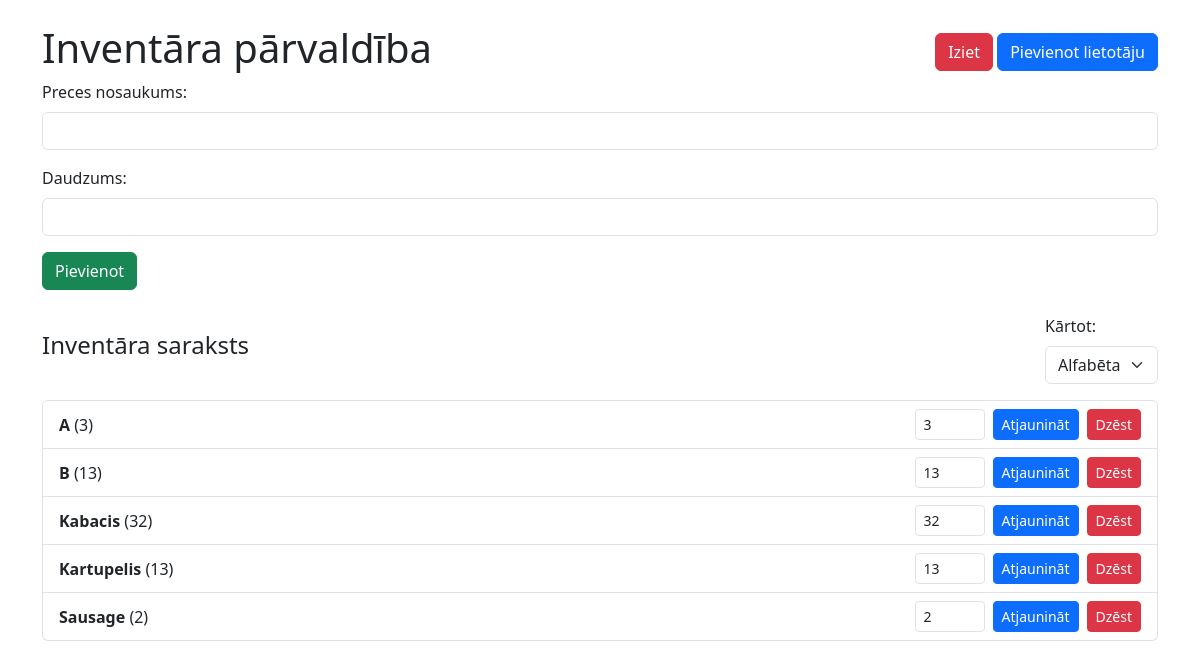
The page /dashboard (signed in) on the database as committed earlier.
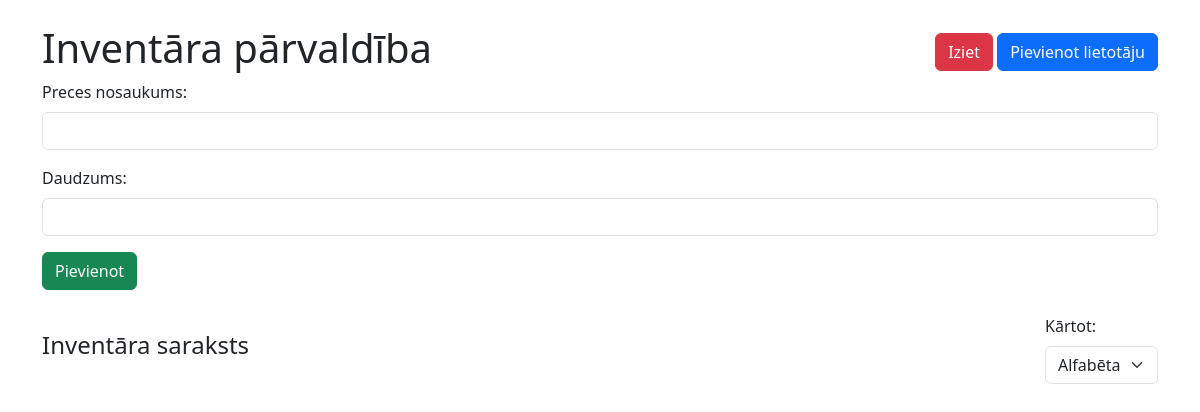
The same page on the database as committed later.
### tables this page shows
CREATE TABLE inventory (
            id INTEGER PRIMARY KEY AUTOINCREMENT,
            name TEXT NOT NULL,
            quantity INTEGER NOT NULL
        );

### app.py (the view)
@app.route('/dashboard')
def dashboard():
    if 'user_id' not in session:
        flash("Jums jāpieslēdzas!", "warning")
        return redirect(url_for('login'))
    admin_status = is_admin(session['user_id'])
    sort_option = request.args.get('sort', 'alphabet')
    conn = get_db_connection()
    if sort_option == 'asc':
        items = conn.execute("SELECT * FROM inventory ORDER BY quantity ASC").fetchall()
    elif sort_option == 'desc':
        items = conn.execute("SELECT * FROM inventory ORDER BY quantity DESC").fetchall()
    else:
        items = conn.execute("SELECT * FROM inventory ORDER BY name ASC").fetchall()
    conn.close()
    return render_template('dashboard.html', items=items, is_admin=admin_status)

### app.py (called while the page is built)
def get_db_connection():
    conn = sqlite3.connect('database.db')
    conn.row_factory = sqlite3.Row
    return conn

def is_admin(user_id):
    conn = get_db_connection()
    cursor = conn.cursor()
    cursor.execute("SELECT * FROM users WHERE id = ?", (user_id,))
    user = cursor.fetchone()
    conn.close()
    return user['is_admin'] == 1

@app.before_request
def check_session_timeout():
    session.modified = True  # Updates session timer on user activity
    if 'user_id' not in session:
        if request.endpoint not in ['login', 'static']:
            return redirect(url_for('login'))

### templates/dashboard.html (shortened to what this page needs)
<!DOCTYPE html>
<html lang="lv">
<head>
    <link rel="stylesheet" href="https://cdn.jsdelivr.net/npm/bootstrap@5.3.0/dist/css/bootstrap.min.css">
</head>
<body class="container mt-4">
    <header class="d-flex justify-content-between align-items-center">
        <h1>Inventāra pārvaldība</h1>
        <div class="header-right">
            {% if session['user_id'] %}
                <a href="{{ url_for('logout') }}" class="btn btn-danger">Iziet</a>
                {% if is_admin %}
                    <a href="{{ url_for('add_user') }}" class="btn btn-primary">Pievienot lietotāju</a>
                {% endif %}
            {% endif %}
        </div>
    </header>
    <form action="{{ url_for('add_item') }}?sort={{ request.args.get('sort', 'alphabet') }}" method="POST" class="mb-4" id="inventory-form">
        <div class="mb-3">
            <label for="name" class="form-label">Preces nosaukums:</label>
            <input type="text" class="form-control" id="name" name="name" required autocomplete="off">
        </div>
        <div class="mb-3">
            <label for="quantity" class="form-label">Daudzums:</label>
            <input type="number" class="form-control" name="quantity" required>
        </div>
        <button type="submit" class="btn btn-success">Pievienot</button>
    </form>
    <div class="d-flex justify-content-between align-items-center mb-3">
        <h4>Inventāra saraksts</h4>
        <div>
            <label for="sort" class="form-label me-2">Kārtot:</label>
            <select id="sort" class="form-select" onchange="window.location.href=this.value;">
                <option value="{{ url_for('dashboard', sort='alphabet') }}" {% if request.args.get('sort') == 'alphabet' %} selected {% endif %}>Alfabēta</option>
            </select>
        </div>
    </div>
    <ul class="list-group">
        {% for item in items %}
            <li class="list-group-item d-flex justify-content-between align-items-center">
                <div>
                    <strong>{{ item.name }}</strong> ({{ item.quantity }})
                </div>
                <div class="d-flex">
                    <form method="POST" action="{{ url_for('update_quantity') }}" class="d-flex align-items-center">
                        <input type="number" name="quantity" class="form-control form-control-sm me-2" value="{{ item.quantity }}" required style="width: 70px;">
                        <button type="submit" class="btn btn-primary btn-sm">Atjaunināt</button>
                    </form>
                    <a href="{{ url_for('delete_item', item_id=item.id) }}" class="btn btn-danger btn-sm ms-2">Dzēst</a>
                </div>
            </li>
        {% endfor %}
    </ul>
</body>
</html>

Rows that differ between the two databases and show on the page:
removed inventory: name "A", quantity "3"
removed inventory: name "B", quantity "13"
removed inventory: name "Kabacis", quantity "32"
removed inventory: name "Kartupelis", quantity "13"
removed inventory: name "Sausage", quantity "2"
